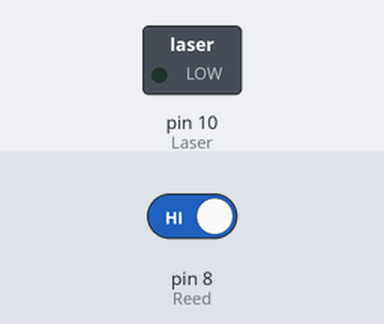
Recording of a sketch running on a simulated Arduino Uno, built with avr-gcc and run on an emulated ATmega328P. Parts: switched loads named in the sketch (green lamp = pin HIGH). Inputs (shaded band) come from the test bench; at power-on: pin 8 (Reed) HIGH.

Above: at 1.2 s.
1.3 s: pin 8 (Reed) driven LOW
At 2.5 s:
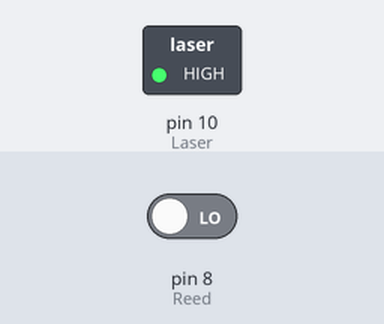
2.8 s: pin 8 (Reed) driven HIGH
At 3.7 s:
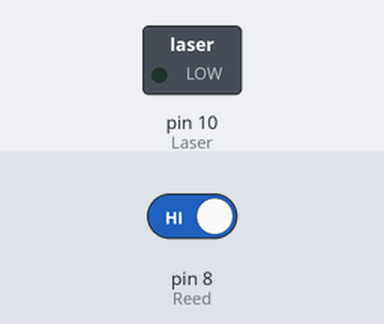
Timing chart, 0 to 5.8 s (numbered marks = the images above; inputs shaded):
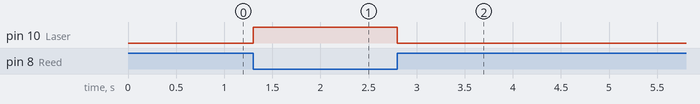

The sketch:

ReedSwitch_Laser.ino
```cpp
/*
Demonstrates the working of Reed Switch and Laser diode

By Sooraj K
*/

const int Reed = 8;               // Pin connected to reed switch
const int Laser = 10;             // Pin connected to Laser diode

void setup()
{
  pinMode(Reed, INPUT_PULLUP);    //reed needs internal pullup
  pinMode(Laser, OUTPUT);
}

void loop()
{

  if (digitalRead(Reed) == LOW)              // If the pin reads low, the switch is closed.
    digitalWrite(Laser, HIGH);      // Turn the Laser on
  else
    digitalWrite(Laser, LOW);       // Turn the Laser off
}
```

Measured:
- after the input at 1.3 s, pin 10 (Laser): LOW → HIGH at once
- after the input at 2.8 s, pin 10 (Laser): HIGH → LOW at once
